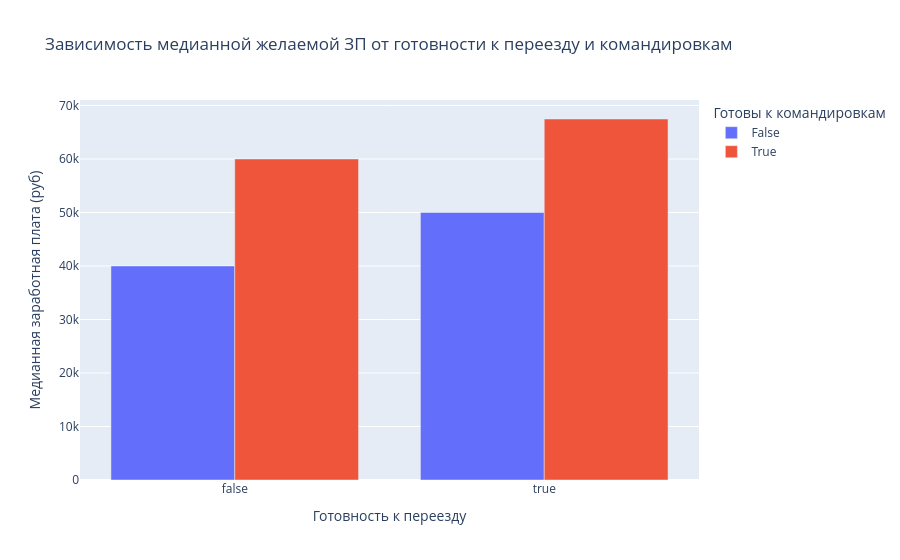

This figure's notebook cell:
### Markdown cell above
6. Постройте **многоуровневую столбчатую диаграмму**, которая показывает зависимость медианной заработной платы (**"ЗП (руб)"**) от признаков **"Готовность к переезду"** и **"Готовность к командировкам"**. Проанализируйте график, сравнив уровень заработной платы в категориях.

### Code cell
import plotly.express as px

# 1. Группируем данные по двум столбцам готовности и высчитываем медианную ЗП
grouped_data = dst_data.groupby(
    ['Готовность к переезду', 'Готовность к командировкам'], 
    as_index=False
)['ЗП (руб)'].median()

# 2. Строим столбчатую диаграмму (barmode="group" ставит столбцы рядом)
fig = px.bar(
    grouped_data, 
    x="Готовность к переезду", 
    y="ЗП (руб)", 
    color="Готовность к командировкам", 
    barmode="group", 
    title="Зависимость медианной желаемой ЗП от готовности к переезду и командировкам",
    labels={
        "ЗП (руб)": "Медианная заработная плата (руб)",
        "Готовность к переезду": "Готовность к переезду",
        "Готовность к командировкам": "Готовы к командировкам"
    }
)

fig.show()
fig.write_html("Pics/salary_by_mobility.html")

### Figure 1 — Plotly figure (JSON) as saved in the notebook; plotly's stock layout.template omitted (floating-point values rounded to 4 significant figures)
{"data": [{"alignmentgroup": "True", "hovertemplate": "Готовы к командировкам=False<br>Готовность к переезду=%{x}<br>Медианная заработная плата (руб)=%{y}<extra></extra>", "legendgroup": "False", "marker": {"color": "#636efa", "pattern": {"shape": ""}}, "name": "False", "offsetgroup": "False", "orientation": "v", "showlegend": true, "textposition": "auto", "type": "bar", "x": [false, true], "xaxis": "x", "y": [40000.0, 50000.0], "yaxis": "y"}, {"alignmentgroup": "True", "hovertemplate": "Готовы к командировкам=True<br>Готовность к переезду=%{x}<br>Медианная заработная плата (руб)=%{y}<extra></extra>", "legendgroup": "True", "marker": {"color": "#EF553B", "pattern": {"shape": ""}}, "name": "True", "offsetgroup": "True", "orientation": "v", "showlegend": true, "textposition": "auto", "type": "bar", "x": [false, true], "xaxis": "x", "y": [60000.0, 67470.0], "yaxis": "y"}], "layout": {"barmode": "group", "legend": {"title": {"text": "Готовы к командировкам"}, "tracegroupgap": 0}, "title": {"text": "Зависимость медианной желаемой ЗП от готовности к переезду и командировкам"}, "xaxis": {"anchor": "y", "domain": [0, 1], "title": {"text": "Готовность к переезду"}}, "yaxis": {"anchor": "x", "domain": [0, 1], "title": {"text": "Медианная заработная плата (руб)"}}}}
